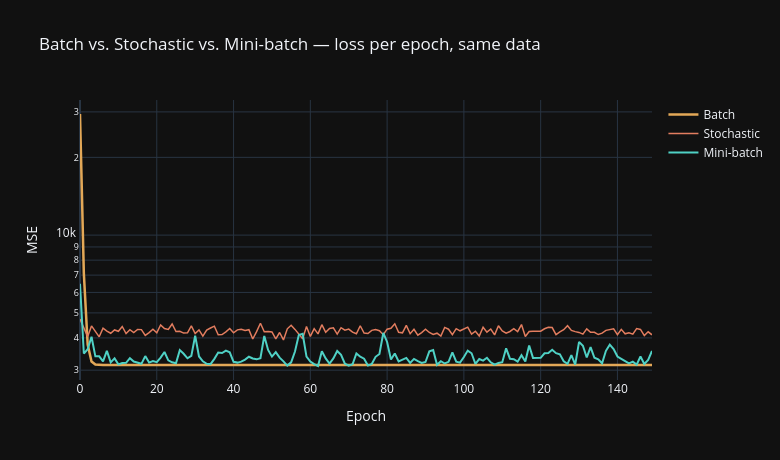

Notebook code for this chart:
### Markdown cell above
## 12. Batch vs. Stochastic vs. Mini-batch

All three variants share the same update rule from Section 3.5 — they differ only in **how
much data informs each gradient calculation**.

| | Batch | Stochastic (SGD) | Mini-batch |
|---|---|---|---|
| Data per update | Entire training set | One random row | A small random subset |
| Path to the minimum | Smooth, stable | Noisy, zig-zagging | A middle ground |
| Speed per update | Slow | Fast | Fast |
| Typical use | Small/medium data, convex problems | Streaming/online learning | Deep learning (the modern default) |

Below, quick from-scratch implementations of all three train on the same data for a comparable
number of total gradient computations, so the *shape* of their convergence — not just the
final answer — is easy to compare.

### Code cell
def batch_gd(X, y, lr=0.3, epochs=150):
    n, d = X.shape
    b, w = 0.0, np.ones(d)
    hist = []
    for _ in range(epochs):
        yhat = X @ w + b
        err = y - yhat
        hist.append(np.mean(err**2))
        b -= lr * (-2 * np.mean(err))
        w -= lr * (-2 * X.T @ err / n)
    return w, b, hist

def stochastic_gd(X, y, lr=0.05, epochs=150):
    n, d = X.shape
    b, w = 0.0, np.ones(d)
    hist = []
    rng = np.random.default_rng(0)
    for _ in range(epochs):
        idx = rng.permutation(n)
        epoch_losses = []
        for i in idx:
            xi, yi = X[i], y[i]
            yhat = xi @ w + b
            err = yi - yhat
            epoch_losses.append(err**2)
            b -= lr * (-2 * err)
            w -= lr * (-2 * xi * err)
        hist.append(np.mean(epoch_losses))
    return w, b, hist

def minibatch_gd(X, y, lr=0.1, epochs=150, batch_size=16):
    n, d = X.shape
    b, w = 0.0, np.ones(d)
    hist = []
    rng = np.random.default_rng(0)
    for _ in range(epochs):
        idx = rng.permutation(n)
        epoch_losses = []
        for start in range(0, n, batch_size):
            batch_idx = idx[start:start+batch_size]
            xb, yb = X[batch_idx], y[batch_idx]
            yhat = xb @ w + b
            err = yb - yhat
            epoch_losses.append(np.mean(err**2))
            b -= lr * (-2 * np.mean(err))
            w -= lr * (-2 * xb.T @ err / len(batch_idx))
        hist.append(np.mean(epoch_losses))
    return w, b, hist

w_b, b_b, hist_b = batch_gd(X_train_s, y_train)
w_s, b_s, hist_s = stochastic_gd(X_train_s, y_train)
w_m, b_m, hist_m = minibatch_gd(X_train_s, y_train)

fig = go.Figure()
fig.add_trace(go.Scatter(y=hist_b, mode='lines', name='Batch', line=dict(color='#E3A857', width=2.5)))
fig.add_trace(go.Scatter(y=hist_s, mode='lines', name='Stochastic', line=dict(color='#E27D5F', width=1.5)))
fig.add_trace(go.Scatter(y=hist_m, mode='lines', name='Mini-batch', line=dict(color='#4FD1C5', width=2)))
fig.update_layout(
    title='Batch vs. Stochastic vs. Mini-batch — loss per epoch, same data',
    xaxis_title='Epoch', yaxis_title='MSE', yaxis_type='log',
    width=780, height=460, template='plotly_dark'
)
fig.show()

### Figure 1 — Plotly figure (JSON) as saved in the notebook; plotly's stock layout.template omitted (floating-point values rounded to 4 significant figures; data arrays with more than 128 entries replaced by an {"elided": "..."} marker saying what was removed)
{"data": [{"line": {"color": "#E3A857", "width": 2.5}, "mode": "lines", "name": "Batch", "type": "scatter", "y": {"elided": "150 float values"}}, {"line": {"color": "#E27D5F", "width": 1.5}, "mode": "lines", "name": "Stochastic", "type": "scatter", "y": {"elided": "150 float values"}}, {"line": {"color": "#4FD1C5", "width": 2}, "mode": "lines", "name": "Mini-batch", "type": "scatter", "y": {"elided": "150 float values"}}], "layout": {"height": 460, "title": {"text": "Batch vs. Stochastic vs. Mini-batch — loss per epoch, same data"}, "width": 780, "xaxis": {"title": {"text": "Epoch"}}, "yaxis": {"title": {"text": "MSE"}, "type": "log"}}}
